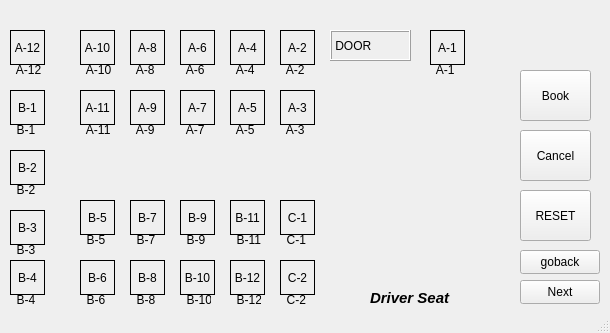
<?xml version="1.0" encoding="UTF-8"?>
<ui version="4.0">
 <class>Seatbooking</class>
 <widget class="QMainWindow" name="Seatbooking">
  <property name="geometry">
   <rect>
    <x>0</x>
    <y>0</y>
    <width>610</width>
    <height>333</height>
   </rect>
  </property>
  <property name="windowTitle">
   <string>Seatbooking</string>
  </property>
  <widget class="QWidget" name="centralwidget">
   <widget class="QLabel" name="lblA8">
    <property name="geometry">
     <rect>
      <x>130</x>
      <y>30</y>
      <width>35</width>
      <height>35</height>
     </rect>
    </property>
    <property name="frameShape">
     <enum>QFrame::Box</enum>
    </property>
    <property name="text">
     <string>A-8</string>
    </property>
    <property name="alignment">
     <set>Qt::AlignCenter</set>
    </property>
   </widget>
   <widget class="QLabel" name="lblB11">
    <property name="geometry">
     <rect>
      <x>230</x>
      <y>200</y>
      <width>35</width>
      <height>35</height>
     </rect>
    </property>
    <property name="frameShape">
     <enum>QFrame::Box</enum>
    </property>
    <property name="text">
     <string>B-11</string>
    </property>
    <property name="alignment">
     <set>Qt::AlignCenter</set>
    </property>
   </widget>
   <widget class="QLabel" name="lblA7">
    <property name="geometry">
     <rect>
      <x>180</x>
      <y>90</y>
      <width>35</width>
      <height>35</height>
     </rect>
    </property>
    <property name="frameShape">
     <enum>QFrame::Box</enum>
    </property>
    <property name="text">
     <string>A-7</string>
    </property>
    <property name="alignment">
     <set>Qt::AlignCenter</set>
    </property>
   </widget>
   <widget class="QLabel" name="label_4">
    <property name="geometry">
     <rect>
      <x>370</x>
      <y>210</y>
      <width>81</width>
      <height>81</height>
     </rect>
    </property>
    <property name="text">
     <string/>
    </property>
    <property name="pixmap">
     <pixmap resource="Resourse.qrc">:/img/images/steering.png</pixmap>
    </property>
   </widget>
   <widget class="QLabel" name="lblA9">
    <property name="geometry">
     <rect>
      <x>130</x>
      <y>90</y>
      <width>35</width>
      <height>35</height>
     </rect>
    </property>
    <property name="frameShape">
     <enum>QFrame::Box</enum>
    </property>
    <property name="text">
     <string>A-9</string>
    </property>
    <property name="alignment">
     <set>Qt::AlignCenter</set>
    </property>
   </widget>
   <widget class="QLabel" name="label_2">
    <property name="geometry">
     <rect>
      <x>370</x>
      <y>290</y>
      <width>81</width>
      <height>16</height>
     </rect>
    </property>
    <property name="font">
     <font>
      <family>Segoe UI</family>
      <pointsize>11</pointsize>
      <italic>true</italic>
      <bold>true</bold>
     </font>
    </property>
    <property name="styleSheet">
     <string notr="true">font: 11pt &quot;Segoe UI&quot;;
font: 700 italic 11pt &quot;Segoe UI&quot;;
</string>
    </property>
    <property name="text">
     <string>Driver Seat</string>
    </property>
   </widget>
   <widget class="QLabel" name="lblB8">
    <property name="geometry">
     <rect>
      <x>130</x>
      <y>260</y>
      <width>35</width>
      <height>35</height>
     </rect>
    </property>
    <property name="frameShape">
     <enum>QFrame::Box</enum>
    </property>
    <property name="text">
     <string>B-8</string>
    </property>
    <property name="alignment">
     <set>Qt::AlignCenter</set>
    </property>
   </widget>
   <widget class="QLabel" name="lblB7">
    <property name="geometry">
     <rect>
      <x>130</x>
      <y>200</y>
      <width>35</width>
      <height>35</height>
     </rect>
    </property>
    <property name="frameShape">
     <enum>QFrame::Box</enum>
    </property>
    <property name="text">
     <string>B-7</string>
    </property>
    <property name="alignment">
     <set>Qt::AlignCenter</set>
    </property>
   </widget>
   <widget class="QLabel" name="lblB4">
    <property name="geometry">
     <rect>
      <x>10</x>
      <y>260</y>
      <width>35</width>
      <height>35</height>
     </rect>
    </property>
    <property name="frameShape">
     <enum>QFrame::Box</enum>
    </property>
    <property name="text">
     <string>B-4</string>
    </property>
    <property name="alignment">
     <set>Qt::AlignCenter</set>
    </property>
   </widget>
   <widget class="QLabel" name="lblA12">
    <property name="geometry">
     <rect>
      <x>10</x>
      <y>30</y>
      <width>35</width>
      <height>35</height>
     </rect>
    </property>
    <property name="frameShape">
     <enum>QFrame::Box</enum>
    </property>
    <property name="text">
     <string>A-12</string>
    </property>
    <property name="alignment">
     <set>Qt::AlignCenter</set>
    </property>
   </widget>
   <widget class="QLabel" name="lblB3">
    <property name="geometry">
     <rect>
      <x>10</x>
      <y>210</y>
      <width>35</width>
      <height>35</height>
     </rect>
    </property>
    <property name="frameShape">
     <enum>QFrame::Box</enum>
    </property>
    <property name="text">
     <string>B-3</string>
    </property>
    <property name="alignment">
     <set>Qt::AlignCenter</set>
    </property>
   </widget>
   <widget class="QLabel" name="lblC1">
    <property name="geometry">
     <rect>
      <x>280</x>
      <y>200</y>
      <width>35</width>
      <height>35</height>
     </rect>
    </property>
    <property name="frameShape">
     <enum>QFrame::Box</enum>
    </property>
    <property name="text">
     <string>C-1</string>
    </property>
    <property name="alignment">
     <set>Qt::AlignCenter</set>
    </property>
   </widget>
   <widget class="QLabel" name="lblA1">
    <property name="geometry">
     <rect>
      <x>430</x>
      <y>30</y>
      <width>35</width>
      <height>35</height>
     </rect>
    </property>
    <property name="frameShape">
     <enum>QFrame::Box</enum>
    </property>
    <property name="text">
     <string>A-1</string>
    </property>
    <property name="alignment">
     <set>Qt::AlignCenter</set>
    </property>
   </widget>
   <widget class="QLabel" name="label">
    <property name="geometry">
     <rect>
      <x>720</x>
      <y>60</y>
      <width>31</width>
      <height>16</height>
     </rect>
    </property>
    <property name="font">
     <font>
      <pointsize>10</pointsize>
     </font>
    </property>
    <property name="text">
     <string>EXIT</string>
    </property>
   </widget>
   <widget class="QLabel" name="lblB10">
    <property name="geometry">
     <rect>
      <x>180</x>
      <y>260</y>
      <width>35</width>
      <height>35</height>
     </rect>
    </property>
    <property name="frameShape">
     <enum>QFrame::Box</enum>
    </property>
    <property name="text">
     <string>B-10</string>
    </property>
    <property name="alignment">
     <set>Qt::AlignCenter</set>
    </property>
   </widget>
   <widget class="QLabel" name="lblInfoImage">
    <property name="geometry">
     <rect>
      <x>480</x>
      <y>10</y>
      <width>121</width>
      <height>41</height>
     </rect>
    </property>
    <property name="text">
     <string/>
    </property>
    <property name="pixmap">
     <pixmap resource="Resourse.qrc">:/img/images/infoImage.jpg</pixmap>
    </property>
   </widget>
   <widget class="QLabel" name="lblB6">
    <property name="geometry">
     <rect>
      <x>80</x>
      <y>260</y>
      <width>35</width>
      <height>35</height>
     </rect>
    </property>
    <property name="frameShape">
     <enum>QFrame::Box</enum>
    </property>
    <property name="text">
     <string>B-6</string>
    </property>
    <property name="alignment">
     <set>Qt::AlignCenter</set>
    </property>
   </widget>
   <widget class="QLabel" name="lblC2">
    <property name="geometry">
     <rect>
      <x>280</x>
      <y>260</y>
      <width>35</width>
      <height>35</height>
     </rect>
    </property>
    <property name="frameShape">
     <enum>QFrame::Box</enum>
    </property>
    <property name="text">
     <string>C-2</string>
    </property>
    <property name="alignment">
     <set>Qt::AlignCenter</set>
    </property>
   </widget>
   <widget class="QLabel" name="lblA6">
    <property name="geometry">
     <rect>
      <x>180</x>
      <y>30</y>
      <width>35</width>
      <height>35</height>
     </rect>
    </property>
    <property name="frameShape">
     <enum>QFrame::Box</enum>
    </property>
    <property name="text">
     <string>A-6</string>
    </property>
    <property name="alignment">
     <set>Qt::AlignCenter</set>
    </property>
   </widget>
   <widget class="QLabel" name="lblB5">
    <property name="geometry">
     <rect>
      <x>80</x>
      <y>200</y>
      <width>35</width>
      <height>35</height>
     </rect>
    </property>
    <property name="frameShape">
     <enum>QFrame::Box</enum>
    </property>
    <property name="text">
     <string>B-5</string>
    </property>
    <property name="alignment">
     <set>Qt::AlignCenter</set>
    </property>
   </widget>
   <widget class="QLabel" name="lblA5">
    <property name="geometry">
     <rect>
      <x>230</x>
      <y>90</y>
      <width>35</width>
      <height>35</height>
     </rect>
    </property>
    <property name="frameShape">
     <enum>QFrame::Box</enum>
    </property>
    <property name="text">
     <string>A-5</string>
    </property>
    <property name="alignment">
     <set>Qt::AlignCenter</set>
    </property>
   </widget>
   <widget class="QPushButton" name="btnReset">
    <property name="geometry">
     <rect>
      <x>520</x>
      <y>190</y>
      <width>71</width>
      <height>51</height>
     </rect>
    </property>
    <property name="text">
     <string>RESET</string>
    </property>
   </widget>
   <widget class="QLabel" name="lblA2">
    <property name="geometry">
     <rect>
      <x>280</x>
      <y>30</y>
      <width>35</width>
      <height>35</height>
     </rect>
    </property>
    <property name="frameShape">
     <enum>QFrame::Box</enum>
    </property>
    <property name="text">
     <string>A-2</string>
    </property>
    <property name="alignment">
     <set>Qt::AlignCenter</set>
    </property>
   </widget>
   <widget class="QPushButton" name="btnCancel">
    <property name="geometry">
     <rect>
      <x>520</x>
      <y>130</y>
      <width>71</width>
      <height>51</height>
     </rect>
    </property>
    <property name="text">
     <string>Cancel</string>
    </property>
   </widget>
   <widget class="QLabel" name="lblA11">
    <property name="geometry">
     <rect>
      <x>80</x>
      <y>90</y>
      <width>35</width>
      <height>35</height>
     </rect>
    </property>
    <property name="frameShape">
     <enum>QFrame::Box</enum>
    </property>
    <property name="text">
     <string>A-11</string>
    </property>
    <property name="alignment">
     <set>Qt::AlignCenter</set>
    </property>
   </widget>
   <widget class="QLabel" name="lblB9">
    <property name="geometry">
     <rect>
      <x>180</x>
      <y>200</y>
      <width>35</width>
      <height>35</height>
     </rect>
    </property>
    <property name="frameShape">
     <enum>QFrame::Box</enum>
    </property>
    <property name="text">
     <string>B-9</string>
    </property>
    <property name="alignment">
     <set>Qt::AlignCenter</set>
    </property>
   </widget>
   <widget class="QLabel" name="lblA4">
    <property name="geometry">
     <rect>
      <x>230</x>
      <y>30</y>
      <width>35</width>
      <height>35</height>
     </rect>
    </property>
    <property name="frameShape">
     <enum>QFrame::Box</enum>
    </property>
    <property name="text">
     <string>A-4</string>
    </property>
    <property name="alignment">
     <set>Qt::AlignCenter</set>
    </property>
   </widget>
   <widget class="QLabel" name="lblA10">
    <property name="geometry">
     <rect>
      <x>80</x>
      <y>30</y>
      <width>35</width>
      <height>35</height>
     </rect>
    </property>
    <property name="frameShape">
     <enum>QFrame::Box</enum>
    </property>
    <property name="text">
     <string>A-10</string>
    </property>
    <property name="alignment">
     <set>Qt::AlignCenter</set>
    </property>
   </widget>
   <widget class="QPushButton" name="btnBook">
    <property name="geometry">
     <rect>
      <x>520</x>
      <y>70</y>
      <width>71</width>
      <height>51</height>
     </rect>
    </property>
    <property name="text">
     <string>Book</string>
    </property>
   </widget>
   <widget class="QLabel" name="lblB2">
    <property name="geometry">
     <rect>
      <x>10</x>
      <y>150</y>
      <width>35</width>
      <height>35</height>
     </rect>
    </property>
    <property name="frameShape">
     <enum>QFrame::Box</enum>
    </property>
    <property name="text">
     <string>B-2</string>
    </property>
    <property name="alignment">
     <set>Qt::AlignCenter</set>
    </property>
   </widget>
   <widget class="QLabel" name="lblB1">
    <property name="geometry">
     <rect>
      <x>10</x>
      <y>90</y>
      <width>35</width>
      <height>35</height>
     </rect>
    </property>
    <property name="frameShape">
     <enum>QFrame::Box</enum>
    </property>
    <property name="text">
     <string>B-1</string>
    </property>
    <property name="alignment">
     <set>Qt::AlignCenter</set>
    </property>
   </widget>
   <widget class="QLabel" name="lblA3">
    <property name="geometry">
     <rect>
      <x>280</x>
      <y>90</y>
      <width>35</width>
      <height>35</height>
     </rect>
    </property>
    <property name="frameShape">
     <enum>QFrame::Box</enum>
    </property>
    <property name="text">
     <string>A-3</string>
    </property>
    <property name="alignment">
     <set>Qt::AlignCenter</set>
    </property>
   </widget>
   <widget class="QLabel" name="lblB12">
    <property name="geometry">
     <rect>
      <x>230</x>
      <y>260</y>
      <width>35</width>
      <height>35</height>
     </rect>
    </property>
    <property name="frameShape">
     <enum>QFrame::Box</enum>
    </property>
    <property name="text">
     <string>B-12</string>
    </property>
    <property name="alignment">
     <set>Qt::AlignCenter</set>
    </property>
   </widget>
   <widget class="QLabel" name="label_3">
    <property name="geometry">
     <rect>
      <x>330</x>
      <y>30</y>
      <width>81</width>
      <height>31</height>
     </rect>
    </property>
    <property name="frameShape">
     <enum>QFrame::Box</enum>
    </property>
    <property name="frameShadow">
     <enum>QFrame::Raised</enum>
    </property>
    <property name="text">
     <string> DOOR</string>
    </property>
    <property name="alignment">
     <set>Qt::AlignJustify|Qt::AlignVCenter</set>
    </property>
   </widget>
   <widget class="QLabel" name="txt_A1">
    <property name="geometry">
     <rect>
      <x>420</x>
      <y>60</y>
      <width>41</width>
      <height>20</height>
     </rect>
    </property>
    <property name="styleSheet">
     <string notr="true">font: 6pt &quot;Segoe UI&quot;;
font: 700 italic 8pt &quot;Segoe UI&quot;;</string>
    </property>
    <property name="text">
     <string>     A-1</string>
    </property>
   </widget>
   <widget class="QLabel" name="txt_A2">
    <property name="geometry">
     <rect>
      <x>270</x>
      <y>60</y>
      <width>41</width>
      <height>20</height>
     </rect>
    </property>
    <property name="styleSheet">
     <string notr="true">font: 6pt &quot;Segoe UI&quot;;
font: 700 italic 8pt &quot;Segoe UI&quot;;</string>
    </property>
    <property name="text">
     <string>     A-2</string>
    </property>
   </widget>
   <widget class="QLabel" name="txt_A4">
    <property name="geometry">
     <rect>
      <x>220</x>
      <y>60</y>
      <width>41</width>
      <height>20</height>
     </rect>
    </property>
    <property name="styleSheet">
     <string notr="true">font: 6pt &quot;Segoe UI&quot;;
font: 700 italic 8pt &quot;Segoe UI&quot;;</string>
    </property>
    <property name="text">
     <string>     A-4</string>
    </property>
   </widget>
   <widget class="QLabel" name="txt_A6">
    <property name="geometry">
     <rect>
      <x>170</x>
      <y>60</y>
      <width>41</width>
      <height>20</height>
     </rect>
    </property>
    <property name="styleSheet">
     <string notr="true">font: 6pt &quot;Segoe UI&quot;;
font: 700 italic 8pt &quot;Segoe UI&quot;;</string>
    </property>
    <property name="text">
     <string>     A-6</string>
    </property>
   </widget>
   <widget class="QLabel" name="txt_A8">
    <property name="geometry">
     <rect>
      <x>120</x>
      <y>60</y>
      <width>41</width>
      <height>20</height>
     </rect>
    </property>
    <property name="styleSheet">
     <string notr="true">font: 6pt &quot;Segoe UI&quot;;
font: 700 italic 8pt &quot;Segoe UI&quot;;</string>
    </property>
    <property name="text">
     <string>     A-8</string>
    </property>
   </widget>
   <widget class="QLabel" name="txt_A10">
    <property name="geometry">
     <rect>
      <x>70</x>
      <y>60</y>
      <width>41</width>
      <height>20</height>
     </rect>
    </property>
    <property name="styleSheet">
     <string notr="true">font: 6pt &quot;Segoe UI&quot;;
font: 700 italic 8pt &quot;Segoe UI&quot;;</string>
    </property>
    <property name="text">
     <string>     A-10</string>
    </property>
   </widget>
   <widget class="QLabel" name="txt_A12">
    <property name="geometry">
     <rect>
      <x>0</x>
      <y>60</y>
      <width>41</width>
      <height>20</height>
     </rect>
    </property>
    <property name="styleSheet">
     <string notr="true">font: 6pt &quot;Segoe UI&quot;;
font: 700 italic 8pt &quot;Segoe UI&quot;;</string>
    </property>
    <property name="text">
     <string>     A-12</string>
    </property>
   </widget>
   <widget class="QLabel" name="txt_A3">
    <property name="geometry">
     <rect>
      <x>270</x>
      <y>120</y>
      <width>41</width>
      <height>20</height>
     </rect>
    </property>
    <property name="styleSheet">
     <string notr="true">font: 6pt &quot;Segoe UI&quot;;
font: 700 italic 8pt &quot;Segoe UI&quot;;</string>
    </property>
    <property name="text">
     <string>     A-3</string>
    </property>
   </widget>
   <widget class="QLabel" name="txt_A5">
    <property name="geometry">
     <rect>
      <x>220</x>
      <y>120</y>
      <width>41</width>
      <height>20</height>
     </rect>
    </property>
    <property name="styleSheet">
     <string notr="true">font: 6pt &quot;Segoe UI&quot;;
font: 700 italic 8pt &quot;Segoe UI&quot;;</string>
    </property>
    <property name="text">
     <string>     A-5</string>
    </property>
   </widget>
   <widget class="QLabel" name="txt_A7">
    <property name="geometry">
     <rect>
      <x>170</x>
      <y>120</y>
      <width>41</width>
      <height>20</height>
     </rect>
    </property>
    <property name="styleSheet">
     <string notr="true">font: 6pt &quot;Segoe UI&quot;;
font: 700 italic 8pt &quot;Segoe UI&quot;;</string>
    </property>
    <property name="text">
     <string>     A-7</string>
    </property>
   </widget>
   <widget class="QLabel" name="txt_A9">
    <property name="geometry">
     <rect>
      <x>120</x>
      <y>120</y>
      <width>41</width>
      <height>20</height>
     </rect>
    </property>
    <property name="styleSheet">
     <string notr="true">font: 6pt &quot;Segoe UI&quot;;
font: 700 italic 8pt &quot;Segoe UI&quot;;</string>
    </property>
    <property name="text">
     <string>     A-9</string>
    </property>
   </widget>
   <widget class="QLabel" name="txt_A11">
    <property name="geometry">
     <rect>
      <x>70</x>
      <y>120</y>
      <width>41</width>
      <height>20</height>
     </rect>
    </property>
    <property name="styleSheet">
     <string notr="true">font: 6pt &quot;Segoe UI&quot;;
font: 700 italic 8pt &quot;Segoe UI&quot;;</string>
    </property>
    <property name="text">
     <string>     A-11</string>
    </property>
   </widget>
   <widget class="QLabel" name="txt_B1">
    <property name="geometry">
     <rect>
      <x>0</x>
      <y>120</y>
      <width>41</width>
      <height>20</height>
     </rect>
    </property>
    <property name="styleSheet">
     <string notr="true">font: 6pt &quot;Segoe UI&quot;;
font: 700 italic 8pt &quot;Segoe UI&quot;;</string>
    </property>
    <property name="text">
     <string>     B-1</string>
    </property>
   </widget>
   <widget class="QLabel" name="txt_B2">
    <property name="geometry">
     <rect>
      <x>0</x>
      <y>180</y>
      <width>41</width>
      <height>20</height>
     </rect>
    </property>
    <property name="styleSheet">
     <string notr="true">font: 6pt &quot;Segoe UI&quot;;
font: 700 italic 8pt &quot;Segoe UI&quot;;</string>
    </property>
    <property name="text">
     <string>     B-2</string>
    </property>
   </widget>
   <widget class="QLabel" name="txt_B3">
    <property name="geometry">
     <rect>
      <x>0</x>
      <y>240</y>
      <width>41</width>
      <height>20</height>
     </rect>
    </property>
    <property name="styleSheet">
     <string notr="true">font: 6pt &quot;Segoe UI&quot;;
font: 700 italic 8pt &quot;Segoe UI&quot;;</string>
    </property>
    <property name="text">
     <string>     B-3</string>
    </property>
   </widget>
   <widget class="QLabel" name="txt_B4">
    <property name="geometry">
     <rect>
      <x>0</x>
      <y>290</y>
      <width>41</width>
      <height>20</height>
     </rect>
    </property>
    <property name="styleSheet">
     <string notr="true">font: 6pt &quot;Segoe UI&quot;;
font: 700 italic 8pt &quot;Segoe UI&quot;;</string>
    </property>
    <property name="text">
     <string>     B-4</string>
    </property>
   </widget>
   <widget class="QLabel" name="txt_B6">
    <property name="geometry">
     <rect>
      <x>70</x>
      <y>290</y>
      <width>41</width>
      <height>20</height>
     </rect>
    </property>
    <property name="styleSheet">
     <string notr="true">font: 6pt &quot;Segoe UI&quot;;
font: 700 italic 8pt &quot;Segoe UI&quot;;</string>
    </property>
    <property name="text">
     <string>     B-6</string>
    </property>
   </widget>
   <widget class="QLabel" name="txt_B8">
    <property name="geometry">
     <rect>
      <x>120</x>
      <y>290</y>
      <width>41</width>
      <height>20</height>
     </rect>
    </property>
    <property name="styleSheet">
     <string notr="true">font: 6pt &quot;Segoe UI&quot;;
font: 700 italic 8pt &quot;Segoe UI&quot;;</string>
    </property>
    <property name="text">
     <string>     B-8</string>
    </property>
   </widget>
   <widget class="QLabel" name="txt_B10">
    <property name="geometry">
     <rect>
      <x>170</x>
      <y>290</y>
      <width>41</width>
      <height>20</height>
     </rect>
    </property>
    <property name="styleSheet">
     <string notr="true">font: 6pt &quot;Segoe UI&quot;;
font: 700 italic 8pt &quot;Segoe UI&quot;;</string>
    </property>
    <property name="text">
     <string>     B-10</string>
    </property>
   </widget>
   <widget class="QLabel" name="txt_B12">
    <property name="geometry">
     <rect>
      <x>220</x>
      <y>290</y>
      <width>41</width>
      <height>20</height>
     </rect>
    </property>
    <property name="styleSheet">
     <string notr="true">font: 6pt &quot;Segoe UI&quot;;
font: 700 italic 8pt &quot;Segoe UI&quot;;</string>
    </property>
    <property name="text">
     <string>     B-12</string>
    </property>
   </widget>
   <widget class="QLabel" name="txt_B5">
    <property name="geometry">
     <rect>
      <x>70</x>
      <y>230</y>
      <width>41</width>
      <height>20</height>
     </rect>
    </property>
    <property name="styleSheet">
     <string notr="true">font: 6pt &quot;Segoe UI&quot;;
font: 700 italic 8pt &quot;Segoe UI&quot;;</string>
    </property>
    <property name="text">
     <string>     B-5</string>
    </property>
   </widget>
   <widget class="QLabel" name="txt_B7">
    <property name="geometry">
     <rect>
      <x>120</x>
      <y>230</y>
      <width>41</width>
      <height>20</height>
     </rect>
    </property>
    <property name="styleSheet">
     <string notr="true">font: 6pt &quot;Segoe UI&quot;;
font: 700 italic 8pt &quot;Segoe UI&quot;;</string>
    </property>
    <property name="text">
     <string>     B-7</string>
    </property>
   </widget>
   <widget class="QLabel" name="txt_B9">
    <property name="geometry">
     <rect>
      <x>170</x>
      <y>230</y>
      <width>41</width>
      <height>20</height>
     </rect>
    </property>
    <property name="styleSheet">
     <string notr="true">font: 6pt &quot;Segoe UI&quot;;
font: 700 italic 8pt &quot;Segoe UI&quot;;</string>
    </property>
    <property name="text">
     <string>     B-9</string>
    </property>
   </widget>
   <widget class="QLabel" name="txt_B11">
    <property name="geometry">
     <rect>
      <x>220</x>
      <y>230</y>
      <width>41</width>
      <height>20</height>
     </rect>
    </property>
    <property name="styleSheet">
     <string notr="true">font: 6pt &quot;Segoe UI&quot;;
font: 700 italic 8pt &quot;Segoe UI&quot;;</string>
    </property>
    <property name="text">
     <string>     B-11</string>
    </property>
   </widget>
   <widget class="QLabel" name="txt_C1">
    <property name="geometry">
     <rect>
      <x>270</x>
      <y>230</y>
      <width>41</width>
      <height>20</height>
     </rect>
    </property>
    <property name="styleSheet">
     <string notr="true">font: 6pt &quot;Segoe UI&quot;;
font: 700 italic 8pt &quot;Segoe UI&quot;;</string>
    </property>
    <property name="text">
     <string>     C-1</string>
    </property>
   </widget>
   <widget class="QLabel" name="txt_C2">
    <property name="geometry">
     <rect>
      <x>270</x>
      <y>290</y>
      <width>41</width>
      <height>20</height>
     </rect>
    </property>
    <property name="styleSheet">
     <string notr="true">font: 6pt &quot;Segoe UI&quot;;
font: 700 italic 8pt &quot;Segoe UI&quot;;</string>
    </property>
    <property name="text">
     <string>     C-2</string>
    </property>
   </widget>
   <widget class="QPushButton" name="pushButton_goback">
    <property name="geometry">
     <rect>
      <x>520</x>
      <y>250</y>
      <width>80</width>
      <height>24</height>
     </rect>
    </property>
    <property name="text">
     <string>goback</string>
    </property>
   </widget>
   <widget class="QPushButton" name="pushButton">
    <property name="geometry">
     <rect>
      <x>520</x>
      <y>280</y>
      <width>80</width>
      <height>24</height>
     </rect>
    </property>
    <property name="text">
     <string>Next</string>
    </property>
   </widget>
  </widget>
  <widget class="QStatusBar" name="statusbar"/>
 </widget>
 <resources>
  <include location="Resourse.qrc"/>
 </resources>
 <connections/>
</ui>
